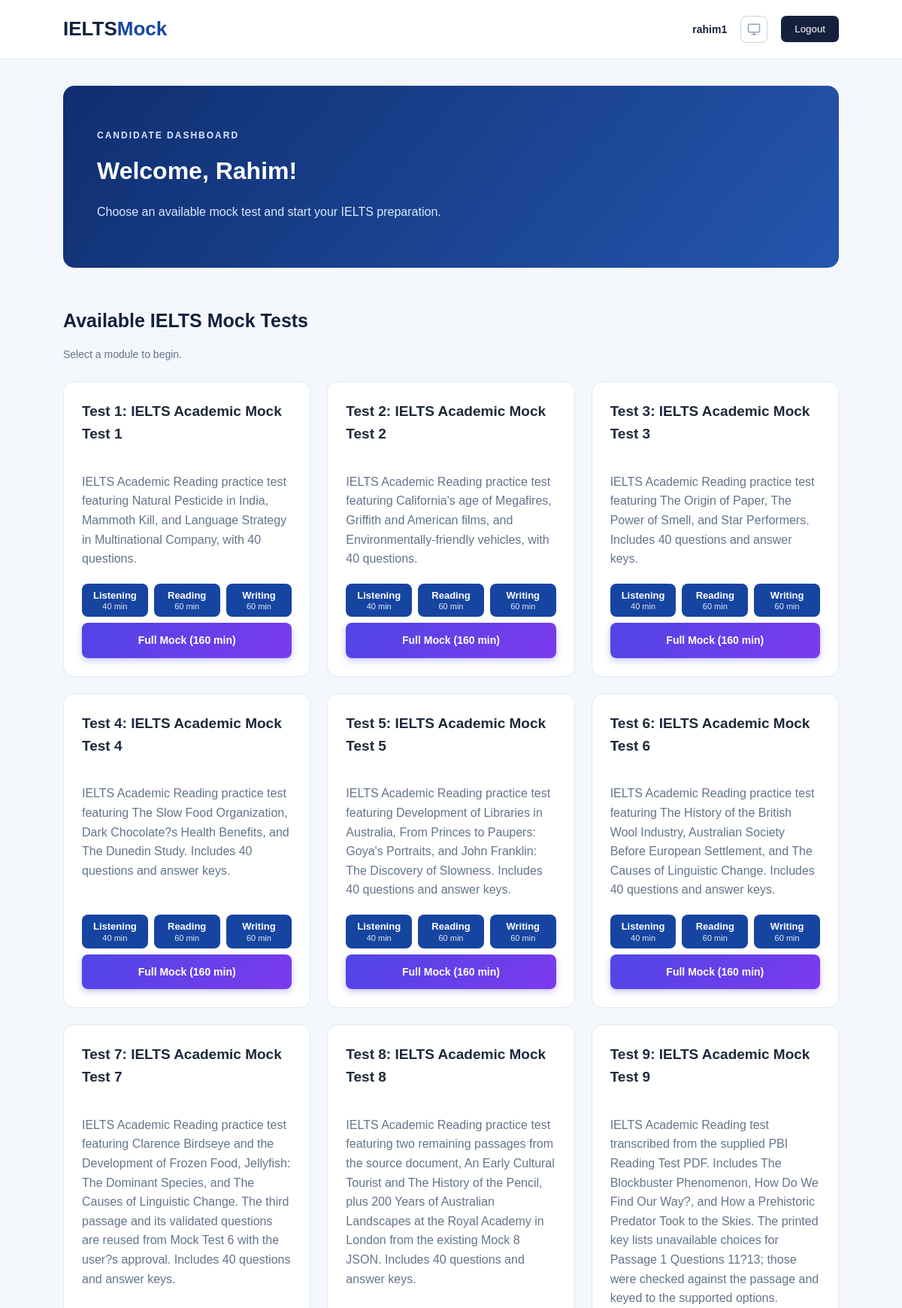
The page /dashboard/ (signed in, upper part) on the database its author committed.
### bcl/models.py (models this page shows, shortened)
class IELTSMockTest(models.Model):
    title = models.CharField(max_length=255)
    description = models.TextField(blank=True)
    test_number = models.PositiveIntegerField(unique=True)
    is_published = models.BooleanField(default=False)
    created_at = models.DateTimeField(auto_now_add=True)
    updated_at = models.DateTimeField(auto_now=True)
    class Meta:
        ordering = ["test_number"]
        verbose_name = "IELTS Mock Test"
        verbose_name_plural = "IELTS Mock Tests"
    @property
    def ordered_modules(self):
        order_map = {"listening": 1, "reading": 2, "writing": 3}
        return sorted(
            [m for m in self.modules.all() if m.is_active],
            key=lambda m: order_map.get(m.module_type, 99),
        )
    @property
    def has_all_modules(self):
        active_types = {m.module_type for m in self.modules.all() if m.is_active}
        return {"reading", "listening", "writing"}.issubset(active_types)
    @property
    def all_modules_duration_minutes(self):
        return sum(m.duration_minutes for m in self.ordered_modules)

class ExamModule(models.Model):
    class ModuleType(models.TextChoices):
        READING = "reading", "Reading"
        LISTENING = "listening", "Listening"
        WRITING = "writing", "Writing"
    mock_test = models.ForeignKey(IELTSMockTest, on_delete=models.CASCADE, related_name="modules")
    module_type = models.CharField(max_length=20, choices=ModuleType.choices)
    duration_minutes = models.PositiveIntegerField(default=60)
    instructions = models.TextField(blank=True)
    audio_file = models.FileField(
        upload_to="ielts/audio/",
        blank=True,
        null=True,
        help_text="Full continuous audio recording for this module (covers all parts/questions). If provided, this single audio will play continuously across all parts. If left blank, individual section audio files will be used instead.",
    )
    is_active = models.BooleanField(default=True)
    class Meta:
        ordering = ["mock_test", "module_type"]
        constraints = [models.UniqueConstraint(fields=["mock_test", "module_type"], name="unique_module_per_mock_test")]

### bcl/views.py (the view)
# urls.py: path("dashboard/", views.candidate_dashboard, name="dashboard"),
@login_required
def candidate_dashboard(request):
    candidate = request.user
    mock_tests = (
        IELTSMockTest.objects
        .filter(
            is_published=True,
            modules__is_active=True,
        )
        .distinct()
        .prefetch_related("modules")
        .order_by("test_number")
    )
    recent_attempts = (
        CandidateAttempt.objects
        .filter(candidate=candidate, full_mock__isnull=True)
        .select_related(
            "module",
            "module__mock_test",
        )
        .prefetch_related("task_evaluations")
        .order_by("-started_at")[:10]
    )
    recent_full_mocks = (
        FullMockAttempt.objects
        .filter(candidate=candidate)
        .select_related(
            "mock_test",
            "reading_attempt",
            "listening_attempt",
            "writing_attempt",
        )
        .prefetch_related("writing_attempt__task_evaluations")
        .order_by("-started_at")[:10]
    )
    context = {
        "page_title": "Candidate Dashboard",
        "candidate": candidate,
        "mock_tests": mock_tests,
        "recent_attempts": recent_attempts,
        "recent_full_mocks": recent_full_mocks,
    }
    return render(
        request,
        "candidate/dashboard.html",
        context,
    )

### templates/candidate/dashboard.html (shortened to what this page needs)
{% load static %}
<!DOCTYPE html>
<html lang="en">
<head>
    <link rel="stylesheet" href="{% static 'css/auth.css' %}">
    <link rel="stylesheet" href="{% static 'css/theme.css' %}">
</head>
<body class="dashboard-body">
<header class="dashboard-header">
    <a href="{% url 'bcl:home' %}"
       class="auth-logo">
        IELTS<span>Mock</span>
    </a>
    <div class="header-actions">
        <span>{{ candidate.username }}</span>
        <button type="button" id="themeToggleBtn" class="theme-toggle-btn" title="Toggle theme" aria-label="Toggle theme"></button>
        <form action="{% url 'bcl:logout' %}"
              method="POST">
            <button type="submit"
                    class="logout-btn">
                Logout
            </button>
        </form>
    </div>
</header>
<main class="dashboard-container">
    <section class="welcome-banner">
        <p class="welcome-label">
            CANDIDATE DASHBOARD
        </p>
        <h1>
            Welcome,
            {{ candidate.first_name|default:candidate.username }}!
        </h1>
        <p>
            Choose an available mock test and
            start your IELTS preparation.
        </p>
    </section>
    <section class="dashboard-section">
        <div class="section-heading">
            <h2>Available IELTS Mock Tests</h2>
            <p>Select a module to begin.</p>
        </div>
        {% if mock_tests %}
            <div class="test-list">
                {% for test in mock_tests %}
                    <article class="test-card">
                        <h3>
                            Test {{ test.test_number }}:
                            {{ test.title }}
                        </h3>
                        <p>{{ test.description }}</p>
                        <div class="test-actions">
                            <div class="individual-modules-grid" style="grid-template-columns: repeat({{ test.ordered_modules|length }}, minmax(0, 1fr));">
                                {% for module in test.ordered_modules %}
                                    {% if module.module_type == 'listening' %}
                                        <a class="exam-link exam-link-module"
                                           href="{% url 'bcl:mock_listening' test.id %}"
                                           title="Take {{ module.get_module_type_display }} ({{ module.duration_minutes }} min)">
                                            <span class="module-btn-name">{{ module.get_module_type_display }}</span>
                                            <span class="module-btn-time">{{ module.duration_minutes }} min</span>
                                        </a>
                                    {% else %}
                                        <a class="exam-link exam-link-module"
                                           href="{% url 'bcl:exam_rules' module.id %}"
                                           title="Take {{ module.get_module_type_display }} ({{ module.duration_minutes }} min)">
                                            <span class="module-btn-name">{{ module.get_module_type_display }}</span>
                                            <span class="module-btn-time">{{ module.duration_minutes }} min</span>
                                        </a>
                                    {% endif %}
                                {% endfor %}
                            </div>
                            {% if test.has_all_modules %}
                                <a class="exam-link exam-link-full"
                                   href="{% url 'bcl:full_mock_rules' test.id %}"
                                   title="Take Full Mock Exam ({{ test.all_modules_duration_minutes }} min)">
                                    Full Mock ({{ test.all_modules_duration_minutes }} min)
                                </a>
                            {% endif %}
                        </div>
                    </article>
                {% endfor %}
            </div>
        {% else %}
            <div class="empty-message">
                No mock tests are currently published.
                Please check again later.
            </div>
        {% endif %}
    </section>
</main>
</body>
</html>

### static/css/auth.css (style rules this page uses)
:root { --primary: #1645a1; --dark: #14213d; --muted: #64748b; --border: #e2e8f0; --background: #f4f7fc; }
* { box-sizing: border-box; }
body { margin: 0; font-family: Arial, Helvetica, sans-serif; background: var(--background); color: var(--dark); line-height: 1.6; }
a { color: var(--primary); text-decoration: none; }
.auth-logo { display: inline-block; color: var(--dark); font-size: 26px; font-weight: 800; }
.auth-logo span { color: var(--primary); }
.dashboard-body { min-height: 100vh; }
.dashboard-header { display: flex; align-items: center; justify-content: space-between; background: white; border-bottom: 1px solid var(--border); padding: 18px 7%; gap: 20px; }
.header-actions { display: flex; align-items: center; gap: 18px; font-weight: 600; font-size: 14px; }
.logout-btn { padding: 10px 18px; background: var(--dark); color: white; border: none; border-radius: 7px; cursor: pointer; }
.dashboard-container { max-width: 1240px; margin: auto; padding: 35px 7% 70px; }
.welcome-banner { background: linear-gradient(130deg, #102e70, #2456ae); color: white; padding: 45px; border-radius: 15px; }
.welcome-label { font-size: 12px; font-weight: 800; letter-spacing: 2px; color: #bfdbfe; }
.welcome-banner h1 { font-size: 32px; margin: 12px 0; }
.welcome-banner p { color: #dbeafe; }
.dashboard-section { margin-top: 50px; }
.section-heading h2 { margin-bottom: 5px; font-size: 25px; }
.section-heading p { color: var(--muted); font-size: 14px; }

### static/css/theme.css (style rules this page uses)
:root { --theme-toggle-bg: #ffffff; --theme-toggle-border: #cbd5e1; --theme-toggle-hover: #f1f5f9; --theme-toggle-text: #475569; }
.theme-toggle-btn { display: inline-flex; align-items: center; justify-content: center; width: 36px; height: 36px; padding: 0; background: var(--theme-toggle-bg); border: 1px solid var(--theme-toggle-border); border-radius: 8px; color: var(--theme-toggle-text); cursor: pointer; transition: background 0.2s ease, border-color 0.2s ease, color 0.2s ease, transform 0.15s ease; flex-shrink: 0; line-height: 1; }

### templates/candidate/dashboard.html (style rules this page uses)
.test-list { display: grid; grid-template-columns: repeat(auto-fill, minmax(min(100%, 320px), 1fr)); gap: 22px; margin-top: 25px; }
.test-card { background: white; padding: 24px; border: 1px solid #e2e8f0; border-radius: 14px; display: flex; flex-direction: column; box-sizing: border-box; transition: transform 0.15s ease, box-shadow 0.15s ease; }
.test-card h3 { margin-top: 0; font-size: 19px; color: #1e293b; }
.test-card p { color: #64748b; line-height: 1.6; margin-bottom: 20px; flex-grow: 1; }
.test-actions { margin-top: auto; display: flex; flex-direction: column; gap: 8px; width: 100%; }
.individual-modules-grid { display: grid; grid-template-columns: repeat(3, minmax(0, 1fr)); gap: 8px; width: 100%; }
.exam-link { display: inline-block; background: #1645a1; padding: 9px 15px; color: white; border-radius: 7px; font-size: 13px; font-weight: bold; text-decoration: none; text-align: center; transition: all 0.15s ease; }
.exam-link-module { display: flex; flex-direction: column; align-items: center; justify-content: center; background: #1645a1; color: white; border-radius: 8px; padding: 8px 4px; text-align: center; transition: all 0.15s ease; min-width: 0; box-sizing: border-box; }
.module-btn-name { font-size: 13px; font-weight: 700; line-height: 1.2; white-space: nowrap; overflow: hidden; text-overflow: ellipsis; max-width: 100%; }
.module-btn-time { font-size: 11px; font-weight: 500; opacity: 0.88; margin-top: 2px; line-height: 1; white-space: nowrap; }
.exam-link-full { width: 100%; display: flex; align-items: center; justify-content: center; text-align: center; background: linear-gradient(135deg, #4f46e5 0%, #7c3aed 100%); box-shadow: 0 3px 10px rgba(79, 70, 229, 0.32); padding: 12px 16px; font-size: 14px; font-weight: 700; border-radius: 8px; box-sizing: border-box; color: white; transition: transform 0.15s ease, box-shadow 0.15s ease, background 0.15s ease; }

### rows shown on the page
IELTSMockTest: test_number "1", title "IELTS Academic Mock Test 1", description "IELTS Academic Reading practice test featuring Natural Pesticide in India, Mammoth Kill, and Language Strategy in Multinational Company, with 40 questions.", all_modules_duration_minutes "160"
ExamModule: module_type "Listening", duration_minutes "40"
ExamModule: module_type "Reading", duration_minutes "60"
ExamModule: module_type "Writing", duration_minutes "60"
IELTSMockTest: test_number "2", title "IELTS Academic Mock Test 2", description "IELTS Academic Reading practice test featuring California's age of Megafires, Griffith and American films, and Environmentally-friendly vehicles, with 40 questions.", all_modules_duration_minutes "160"
ExamModule: module_type "Listening", duration_minutes "40"
ExamModule: module_type "Reading", duration_minutes "60"
ExamModule: module_type "Writing", duration_minutes "60"
IELTSMockTest: test_number "3", title "IELTS Academic Mock Test 3", description "IELTS Academic Reading practice test featuring The Origin of Paper, The Power of Smell, and Star Performers. Includes 40 questions and answer keys.", all_modules_duration_minutes "160"
ExamModule: module_type "Listening", duration_minutes "40"
ExamModule: module_type "Reading", duration_minutes "60"
ExamModule: module_type "Writing", duration_minutes "60"
IELTSMockTest: test_number "4", title "IELTS Academic Mock Test 4", description "IELTS Academic Reading practice test featuring The Slow Food Organization, Dark Chocolate?s Health Benefits, and The Dunedin Study. Includes 40 questions and answer keys.", all_modules_duration_minutes "160"
ExamModule: module_type "Listening", duration_minutes "40"
ExamModule: module_type "Reading", duration_minutes "60"
ExamModule: module_type "Writing", duration_minutes "60"
IELTSMockTest: test_number "5", title "IELTS Academic Mock Test 5", description "IELTS Academic Reading practice test featuring Development of Libraries in Australia, From Princes to Paupers: Goya's Portraits, and John Franklin: The Discovery of Slowness. Includes 40 questions and answer keys.", all_modules_duration_minutes "160"
ExamModule: module_type "Listening", duration_minutes "40"
ExamModule: module_type "Reading", duration_minutes "60"
ExamModule: module_type "Writing", duration_minutes "60"
IELTSMockTest: test_number "6", title "IELTS Academic Mock Test 6", description "IELTS Academic Reading practice test featuring The History of the British Wool Industry, Australian Society Before European Settlement, and The Causes of Linguistic Change. Includes 40 questions and answer keys.", all_modules_duration_minutes "160"
ExamModule: module_type "Listening", duration_minutes "40"
ExamModule: module_type "Reading", duration_minutes "60"
ExamModule: module_type "Writing", duration_minutes "60"
IELTSMockTest: test_number "7", title "IELTS Academic Mock Test 7", description "IELTS Academic Reading practice test featuring Clarence Birdseye and the Development of Frozen Food, Jellyfish: The Dominant Species, and The Causes of Linguistic Change. The third passage and its validated questions are reused from Mock Test 6 with the user?s approval. Includes 40 questions and answer keys."
IELTSMockTest: test_number "8", title "IELTS Academic Mock Test 8", description "IELTS Academic Reading practice test featuring two remaining passages from the source document, An Early Cultural Tourist and The History of the Pencil, plus 200 Years of Australian Landscapes at the Royal Academy in London from the existing Mock 8 JSON. Includes 40 questions and answer keys."
IELTSMockTest: test_number "9", title "IELTS Academic Mock Test 9", description "IELTS Academic Reading test transcribed from the supplied PBI Reading Test PDF. Includes The Blockbuster Phenomenon, How Do We Find Our Way?, and How a Prehistoric Predator Took to the Skies. The printed key lists unavailable choices for Passage 1 Questions 11?13; those were checked against the passage and keyed to the supported options."

### other values the page prints
{{ candidate.username }} "rahim1"
{{ candidate.first_name|default:candidate.username }} "Rahim"
